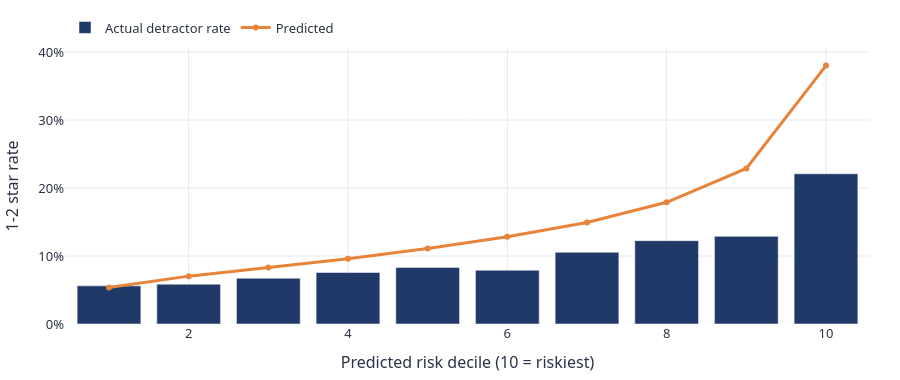

The notebook cell this image was saved under:
### Markdown cell above
Comparing the two importance charts is the most informative thing in this section.

The post-hoc model's second-strongest feature is **`delay_days`**, how late the order
actually was. The at-risk model does not have it, cannot have it, and that single absence is
most of the gap between 0.73 and 0.63 AUC.

**That gap is the entire project in one observation.** The variable that overwhelmingly
determines whether a customer is satisfied does not exist at the moment of sale. It is
created later, by the carrier. Which is why the recommendations that follow are about
logistics and not about better targeting, ranking or merchandising. You cannot predict your
way out of this, you have to fix the delivery.

What the at-risk model *can* see is mostly structural: the seller's prior track record, the
number of items, the category, the customer's state, and the promised delivery window. All
things notebooks 01 and 02 already flagged.

### Code cell
V.fig_calibration(pd.read_csv(C.TABLE_DIR / 'model_calibration.csv'))

### Figure 1 — Plotly figure (JSON) as saved in the notebook; plotly's stock layout.template omitted (floating-point values rounded to 4 significant figures)
{"data": [{"marker": {"color": "#1f3a68"}, "name": "Actual detractor rate", "type": "bar", "x": [1, 2, 3, 4, 5, 6, 7, 8, 9, 10], "y": [5.609, 5.86, 6.739, 7.576, 8.33, 7.911, 10.55, 12.26, 12.89, 22.1]}, {"line": {"color": "#e8833a", "width": 3}, "mode": "lines+markers", "name": "Predicted", "type": "scatter", "x": [1, 2, 3, 4, 5, 6, 7, 8, 9, 10], "y": [5.354, 7.041, 8.305, 9.604, 11.09, 12.84, 14.93, 17.91, 22.89, 38.02]}], "layout": {"font": {"color": "#2b3245", "family": "IBM Plex Sans, Segoe UI, Helvetica, Arial, sans-serif", "size": 13}, "height": 380, "hoverlabel": {"font": {"family": "IBM Plex Sans, Segoe UI, Helvetica, Arial, sans-serif"}}, "legend": {"orientation": "h", "title": {"text": ""}, "x": 0, "y": 1.02, "yanchor": "bottom"}, "margin": {"b": 50, "l": 60, "r": 30, "t": 30}, "paper_bgcolor": "#ffffff", "plot_bgcolor": "#ffffff", "xaxis": {"gridcolor": "#e6e9ef", "title": {"text": "Predicted risk decile (10 = riskiest)"}, "zeroline": false}, "yaxis": {"gridcolor": "#e6e9ef", "ticksuffix": "%", "title": {"text": "1-2 star rate"}, "zeroline": false}}}
